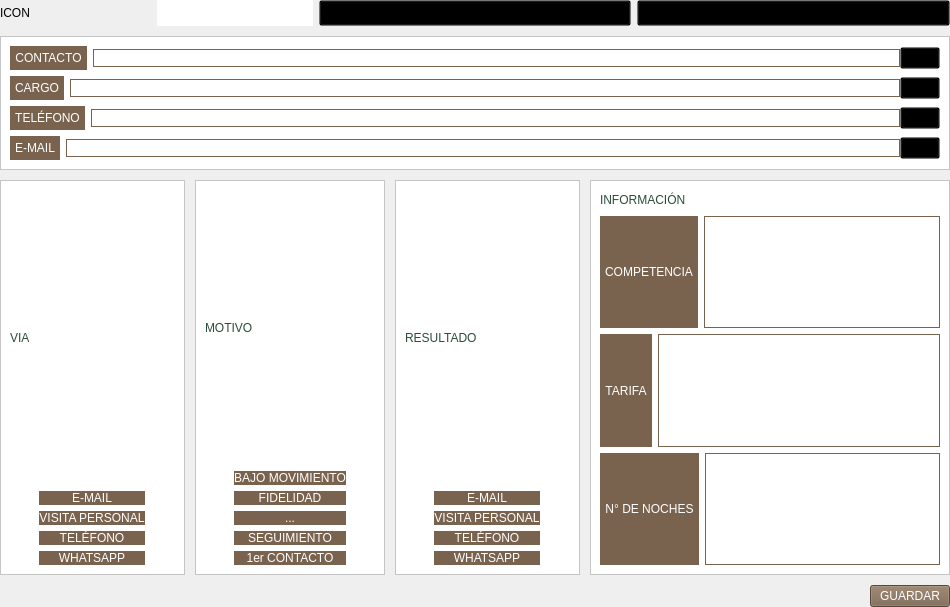
<?xml version="1.0" encoding="UTF-8"?>
<ui version="4.0">
 <class>page_2</class>
 <widget class="QWidget" name="page_2">
  <property name="geometry">
   <rect>
    <x>0</x>
    <y>0</y>
    <width>950</width>
    <height>607</height>
   </rect>
  </property>
  <property name="windowTitle">
   <string>Form</string>
  </property>
  <property name="styleSheet">
   <string notr="true"/>
  </property>
  <layout class="QVBoxLayout" name="verticalLayout_9">
   <property name="spacing">
    <number>10</number>
   </property>
   <property name="leftMargin">
    <number>0</number>
   </property>
   <property name="topMargin">
    <number>0</number>
   </property>
   <property name="rightMargin">
    <number>0</number>
   </property>
   <property name="bottomMargin">
    <number>0</number>
   </property>
   <item>
    <layout class="QHBoxLayout" name="horizontalLayout_2">
     <property name="spacing">
      <number>6</number>
     </property>
     <item>
      <layout class="QHBoxLayout" name="horizontalLayout">
       <property name="spacing">
        <number>0</number>
       </property>
       <item>
        <widget class="QLabel" name="icon_cliente">
         <property name="styleSheet">
          <string notr="true">background-color:transparent;
min-height:2.5em;
min-width:3em;</string>
         </property>
         <property name="text">
          <string>ICON</string>
         </property>
        </widget>
       </item>
       <item>
        <widget class="QLabel" name="label_3">
         <property name="styleSheet">
          <string notr="true">background-color:white;
min-height:2.5em;
max-height:2.5em;
padding:5px;
color: #294D39;</string>
         </property>
         <property name="text">
          <string/>
         </property>
        </widget>
       </item>
      </layout>
     </item>
     <item>
      <widget class="QPushButton" name="icon_search">
       <property name="styleSheet">
        <string notr="true">background-color:transparent;
max-width:3em;
padding:5px;
min-width:3em;
min-height:2em;
max-width:2em;</string>
       </property>
       <property name="text">
        <string/>
       </property>
      </widget>
     </item>
     <item>
      <widget class="QPushButton" name="icon_pluss">
       <property name="styleSheet">
        <string notr="true">background-color:transparent;
max-width:3em;
padding:5px;
min-width:3em;
min-height:2em;
max-width:2em;</string>
       </property>
       <property name="text">
        <string/>
       </property>
      </widget>
     </item>
    </layout>
   </item>
   <item>
    <widget class="QFrame" name="frame">
     <property name="styleSheet">
      <string notr="true">background-color:white;</string>
     </property>
     <property name="frameShape">
      <enum>QFrame::StyledPanel</enum>
     </property>
     <property name="frameShadow">
      <enum>QFrame::Raised</enum>
     </property>
     <layout class="QVBoxLayout" name="verticalLayout">
      <item>
       <layout class="QHBoxLayout" name="horizontalLayout_10">
        <item>
         <widget class="QLabel" name="label_2">
          <property name="styleSheet">
           <string notr="true">background-color:#79634E;
min-width:6em;
max-width:6em;
min-height:2em;
max-height:2em;
padding:5px;
color:white;</string>
          </property>
          <property name="text">
           <string>CONTACTO</string>
          </property>
          <property name="alignment">
           <set>Qt::AlignCenter</set>
          </property>
         </widget>
        </item>
        <item>
         <layout class="QHBoxLayout" name="horizontalLayout_3">
          <property name="spacing">
           <number>0</number>
          </property>
          <item>
           <widget class="QLineEdit" name="password">
            <property name="styleSheet">
             <string notr="true">min-height:2.5em;
max-height:2.5em;
min-width:60em;
border:1px  solid #79634E;
color: #294D39;</string>
            </property>
           </widget>
          </item>
          <item>
           <widget class="QPushButton" name="icon_pen_1">
            <property name="styleSheet">
             <string notr="true">background-color:transparent;
max-width:3em;</string>
            </property>
            <property name="text">
             <string/>
            </property>
           </widget>
          </item>
         </layout>
        </item>
       </layout>
      </item>
      <item>
       <layout class="QHBoxLayout" name="horizontalLayout_9">
        <item>
         <widget class="QLabel" name="label_4">
          <property name="styleSheet">
           <string notr="true">background-color:#79634E;
min-width:6em;
max-width:6em;
min-height:2em;
max-height:2em;
padding:5px;
color:white;</string>
          </property>
          <property name="text">
           <string>CARGO</string>
          </property>
          <property name="alignment">
           <set>Qt::AlignCenter</set>
          </property>
         </widget>
        </item>
        <item>
         <layout class="QHBoxLayout" name="horizontalLayout_4">
          <property name="spacing">
           <number>0</number>
          </property>
          <item>
           <widget class="QLineEdit" name="password_2">
            <property name="styleSheet">
             <string notr="true">min-height:2.5em;
max-height:2.5em;
min-width:60em;
border:1px  solid #79634E;
color: #294D39;</string>
            </property>
           </widget>
          </item>
          <item>
           <widget class="QPushButton" name="icon_pen_2">
            <property name="styleSheet">
             <string notr="true">background-color:transparent;
max-width:3em;</string>
            </property>
            <property name="text">
             <string/>
            </property>
           </widget>
          </item>
         </layout>
        </item>
       </layout>
      </item>
      <item>
       <layout class="QHBoxLayout" name="horizontalLayout_8">
        <item>
         <widget class="QLabel" name="label_6">
          <property name="styleSheet">
           <string notr="true">background-color:#79634E;
min-width:6em;
max-width:6em;
min-height:2em;
max-height:2em;
padding:5px;
color:white;</string>
          </property>
          <property name="text">
           <string>TELÉFONO</string>
          </property>
          <property name="alignment">
           <set>Qt::AlignCenter</set>
          </property>
         </widget>
        </item>
        <item>
         <layout class="QHBoxLayout" name="horizontalLayout_5">
          <property name="spacing">
           <number>0</number>
          </property>
          <item>
           <widget class="QLineEdit" name="password_3">
            <property name="styleSheet">
             <string notr="true">min-height:2.5em;
max-height:2.5em;
min-width:60em;
border:1px  solid #79634E;
color: #294D39;</string>
            </property>
           </widget>
          </item>
          <item>
           <widget class="QPushButton" name="icon_pen_3">
            <property name="styleSheet">
             <string notr="true">background-color:transparent;
max-width:3em;</string>
            </property>
            <property name="text">
             <string/>
            </property>
           </widget>
          </item>
         </layout>
        </item>
       </layout>
      </item>
      <item>
       <layout class="QHBoxLayout" name="horizontalLayout_7">
        <item>
         <widget class="QLabel" name="label_7">
          <property name="styleSheet">
           <string notr="true">background-color:#79634E;
min-width:6em;
max-width:6em;
min-height:2em;
max-height:2em;
padding:5px;
color:white;</string>
          </property>
          <property name="text">
           <string>E-MAIL</string>
          </property>
          <property name="alignment">
           <set>Qt::AlignCenter</set>
          </property>
         </widget>
        </item>
        <item>
         <layout class="QHBoxLayout" name="horizontalLayout_6">
          <property name="spacing">
           <number>0</number>
          </property>
          <item>
           <widget class="QLineEdit" name="password_4">
            <property name="styleSheet">
             <string notr="true">min-height:2.5em;
max-height:2.5em;
min-width:60em;
border:1px  solid #79634E;
color: #294D39;</string>
            </property>
           </widget>
          </item>
          <item>
           <widget class="QPushButton" name="icon_pen_4">
            <property name="styleSheet">
             <string notr="true">background-color:transparent;
max-width:3em;</string>
            </property>
            <property name="text">
             <string/>
            </property>
           </widget>
          </item>
         </layout>
        </item>
       </layout>
      </item>
     </layout>
    </widget>
   </item>
   <item>
    <layout class="QHBoxLayout" name="horizontalLayout_22">
     <property name="spacing">
      <number>10</number>
     </property>
     <item>
      <widget class="QFrame" name="frame_2">
       <property name="styleSheet">
        <string notr="true">background-color:white;</string>
       </property>
       <property name="frameShape">
        <enum>QFrame::StyledPanel</enum>
       </property>
       <property name="frameShadow">
        <enum>QFrame::Raised</enum>
       </property>
       <layout class="QVBoxLayout" name="verticalLayout_4">
        <item>
         <layout class="QHBoxLayout" name="horizontalLayout_11">
          <item>
           <widget class="QLabel" name="label_5">
            <property name="styleSheet">
             <string notr="true">font: 12pt &quot;MS Shell Dlg 2&quot;;
color: #294D39;</string>
            </property>
            <property name="text">
             <string>VIA</string>
            </property>
           </widget>
          </item>
          <item>
           <spacer name="horizontalSpacer_3">
            <property name="orientation">
             <enum>Qt::Horizontal</enum>
            </property>
            <property name="sizeHint" stdset="0">
             <size>
              <width>40</width>
              <height>20</height>
             </size>
            </property>
           </spacer>
          </item>
         </layout>
        </item>
        <item>
         <layout class="QHBoxLayout" name="horizontalLayout_12">
          <item>
           <spacer name="horizontalSpacer">
            <property name="orientation">
             <enum>Qt::Horizontal</enum>
            </property>
            <property name="sizeHint" stdset="0">
             <size>
              <width>40</width>
              <height>20</height>
             </size>
            </property>
           </spacer>
          </item>
          <item>
           <layout class="QVBoxLayout" name="verticalLayout_2">
            <item>
             <widget class="QPushButton" name="pushButton">
              <property name="styleSheet">
               <string notr="true">border-style:outset;
font: 12pt &quot;MS Shell Dlg 2&quot;;
color:white;
background-color:#79634E;
min-width:8em;
max-width:8em;
min-height:2.5em;
max-height:2.5em;</string>
              </property>
              <property name="text">
               <string>E-MAIL</string>
              </property>
             </widget>
            </item>
            <item>
             <widget class="QPushButton" name="pushButton_2">
              <property name="styleSheet">
               <string notr="true">border-style:outset;
font: 12pt &quot;MS Shell Dlg 2&quot;;
color:white;
background-color:#79634E;
min-width:8em;
max-width:8em;
min-height:2.5em;
max-height:2.5em;</string>
              </property>
              <property name="text">
               <string>VISITA PERSONAL</string>
              </property>
             </widget>
            </item>
            <item>
             <widget class="QPushButton" name="pushButton_3">
              <property name="styleSheet">
               <string notr="true">border-style:outset;
font: 12pt &quot;MS Shell Dlg 2&quot;;
color:white;
background-color:#79634E;
min-width:8em;
max-width:8em;
min-height:2.5em;
max-height:2.5em;</string>
              </property>
              <property name="text">
               <string>TELÉFONO</string>
              </property>
             </widget>
            </item>
            <item>
             <widget class="QPushButton" name="pushButton_4">
              <property name="styleSheet">
               <string notr="true">border-style:outset;
font: 12pt &quot;MS Shell Dlg 2&quot;;
color:white;
background-color:#79634E;
min-width:8em;
max-width:8em;
min-height:2.5em;
max-height:2.5em;</string>
              </property>
              <property name="text">
               <string>WHATSAPP</string>
              </property>
             </widget>
            </item>
           </layout>
          </item>
          <item>
           <spacer name="horizontalSpacer_2">
            <property name="orientation">
             <enum>Qt::Horizontal</enum>
            </property>
            <property name="sizeHint" stdset="0">
             <size>
              <width>40</width>
              <height>20</height>
             </size>
            </property>
           </spacer>
          </item>
         </layout>
        </item>
       </layout>
      </widget>
     </item>
     <item>
      <widget class="QFrame" name="frame_3">
       <property name="styleSheet">
        <string notr="true">background-color:white;</string>
       </property>
       <property name="frameShape">
        <enum>QFrame::StyledPanel</enum>
       </property>
       <property name="frameShadow">
        <enum>QFrame::Raised</enum>
       </property>
       <layout class="QVBoxLayout" name="verticalLayout_5">
        <item>
         <layout class="QHBoxLayout" name="horizontalLayout_13">
          <item>
           <widget class="QLabel" name="label_8">
            <property name="styleSheet">
             <string notr="true">font: 12pt &quot;MS Shell Dlg 2&quot;;
color: #294D39;</string>
            </property>
            <property name="text">
             <string>MOTIVO</string>
            </property>
           </widget>
          </item>
          <item>
           <spacer name="horizontalSpacer_4">
            <property name="orientation">
             <enum>Qt::Horizontal</enum>
            </property>
            <property name="sizeHint" stdset="0">
             <size>
              <width>40</width>
              <height>20</height>
             </size>
            </property>
           </spacer>
          </item>
         </layout>
        </item>
        <item>
         <layout class="QHBoxLayout" name="horizontalLayout_14">
          <item>
           <spacer name="horizontalSpacer_5">
            <property name="orientation">
             <enum>Qt::Horizontal</enum>
            </property>
            <property name="sizeHint" stdset="0">
             <size>
              <width>40</width>
              <height>20</height>
             </size>
            </property>
           </spacer>
          </item>
          <item>
           <layout class="QVBoxLayout" name="verticalLayout_3">
            <item>
             <widget class="QPushButton" name="pushButton_5">
              <property name="styleSheet">
               <string notr="true">border-style:outset;
font: 12pt &quot;MS Shell Dlg 2&quot;;
color:white;
background-color:#79634E;
min-width:8em;
max-width:8em;
min-height:2em;
max-height:2em;</string>
              </property>
              <property name="text">
               <string>BAJO MOVIMIENTO</string>
              </property>
             </widget>
            </item>
            <item>
             <widget class="QPushButton" name="pushButton_9">
              <property name="styleSheet">
               <string notr="true">border-style:outset;
font: 12pt &quot;MS Shell Dlg 2&quot;;
color:white;
background-color:#79634E;
min-width:8em;
max-width:8em;
min-height:2em;
max-height:2em;</string>
              </property>
              <property name="text">
               <string>FIDELIDAD</string>
              </property>
             </widget>
            </item>
            <item>
             <widget class="QPushButton" name="pushButton_6">
              <property name="styleSheet">
               <string notr="true">border-style:outset;
font: 12pt &quot;MS Shell Dlg 2&quot;;
color:white;
background-color:#79634E;
min-width:8em;
max-width:8em;
min-height:2em;
max-height:2em;</string>
              </property>
              <property name="text">
               <string>...</string>
              </property>
             </widget>
            </item>
            <item>
             <widget class="QPushButton" name="pushButton_7">
              <property name="styleSheet">
               <string notr="true">border-style:outset;
font: 12pt &quot;MS Shell Dlg 2&quot;;
color:white;
background-color:#79634E;
min-width:8em;
max-width:8em;
min-height:2em;
max-height:2em;</string>
              </property>
              <property name="text">
               <string>SEGUIMIENTO</string>
              </property>
             </widget>
            </item>
            <item>
             <widget class="QPushButton" name="pushButton_8">
              <property name="styleSheet">
               <string notr="true">border-style:outset;
font: 12pt &quot;MS Shell Dlg 2&quot;;
color:white;
background-color:#79634E;
min-width:8em;
max-width:8em;
min-height:2em;
max-height:2em;</string>
              </property>
              <property name="text">
               <string>1er CONTACTO</string>
              </property>
             </widget>
            </item>
           </layout>
          </item>
          <item>
           <spacer name="horizontalSpacer_6">
            <property name="orientation">
             <enum>Qt::Horizontal</enum>
            </property>
            <property name="sizeHint" stdset="0">
             <size>
              <width>40</width>
              <height>20</height>
             </size>
            </property>
           </spacer>
          </item>
         </layout>
        </item>
       </layout>
      </widget>
     </item>
     <item>
      <widget class="QFrame" name="frame_4">
       <property name="styleSheet">
        <string notr="true">background-color:white;</string>
       </property>
       <property name="frameShape">
        <enum>QFrame::StyledPanel</enum>
       </property>
       <property name="frameShadow">
        <enum>QFrame::Raised</enum>
       </property>
       <layout class="QVBoxLayout" name="verticalLayout_6">
        <item>
         <layout class="QHBoxLayout" name="horizontalLayout_15">
          <item>
           <widget class="QLabel" name="label_9">
            <property name="styleSheet">
             <string notr="true">font: 12pt &quot;MS Shell Dlg 2&quot;;
color: #294D39;</string>
            </property>
            <property name="text">
             <string>RESULTADO</string>
            </property>
           </widget>
          </item>
          <item>
           <spacer name="horizontalSpacer_7">
            <property name="orientation">
             <enum>Qt::Horizontal</enum>
            </property>
            <property name="sizeHint" stdset="0">
             <size>
              <width>40</width>
              <height>20</height>
             </size>
            </property>
           </spacer>
          </item>
         </layout>
        </item>
        <item>
         <layout class="QHBoxLayout" name="horizontalLayout_16">
          <item>
           <spacer name="horizontalSpacer_8">
            <property name="orientation">
             <enum>Qt::Horizontal</enum>
            </property>
            <property name="sizeHint" stdset="0">
             <size>
              <width>40</width>
              <height>20</height>
             </size>
            </property>
           </spacer>
          </item>
          <item>
           <layout class="QVBoxLayout" name="verticalLayout_7">
            <item>
             <widget class="QPushButton" name="pushButton_10">
              <property name="styleSheet">
               <string notr="true">border-style:outset;
font: 12pt &quot;MS Shell Dlg 2&quot;;
color:white;
background-color:#79634E;
min-width:8em;
max-width:8em;
min-height:2.5em;
max-height:2.5em;</string>
              </property>
              <property name="text">
               <string>E-MAIL</string>
              </property>
             </widget>
            </item>
            <item>
             <widget class="QPushButton" name="pushButton_11">
              <property name="styleSheet">
               <string notr="true">border-style:outset;
font: 12pt &quot;MS Shell Dlg 2&quot;;
color:white;
background-color:#79634E;
min-width:8em;
max-width:8em;
min-height:2.5em;
max-height:2.5em;</string>
              </property>
              <property name="text">
               <string>VISITA PERSONAL</string>
              </property>
             </widget>
            </item>
            <item>
             <widget class="QPushButton" name="pushButton_12">
              <property name="styleSheet">
               <string notr="true">border-style:outset;
font: 12pt &quot;MS Shell Dlg 2&quot;;
color:white;
background-color:#79634E;
min-width:8em;
max-width:8em;
min-height:2.5em;
max-height:2.5em;</string>
              </property>
              <property name="text">
               <string>TELÉFONO</string>
              </property>
             </widget>
            </item>
            <item>
             <widget class="QPushButton" name="pushButton_13">
              <property name="styleSheet">
               <string notr="true">border-style:outset;
font: 12pt &quot;MS Shell Dlg 2&quot;;
color:white;
background-color:#79634E;
min-width:8em;
max-width:8em;
min-height:2.5em;
max-height:2.5em;</string>
              </property>
              <property name="text">
               <string>WHATSAPP</string>
              </property>
             </widget>
            </item>
           </layout>
          </item>
          <item>
           <spacer name="horizontalSpacer_9">
            <property name="orientation">
             <enum>Qt::Horizontal</enum>
            </property>
            <property name="sizeHint" stdset="0">
             <size>
              <width>40</width>
              <height>20</height>
             </size>
            </property>
           </spacer>
          </item>
         </layout>
        </item>
       </layout>
      </widget>
     </item>
     <item>
      <widget class="QFrame" name="frame_5">
       <property name="styleSheet">
        <string notr="true">background-color:white;</string>
       </property>
       <property name="frameShape">
        <enum>QFrame::StyledPanel</enum>
       </property>
       <property name="frameShadow">
        <enum>QFrame::Raised</enum>
       </property>
       <layout class="QVBoxLayout" name="verticalLayout_8">
        <item>
         <layout class="QHBoxLayout" name="horizontalLayout_17">
          <item>
           <widget class="QLabel" name="label_10">
            <property name="styleSheet">
             <string notr="true">font: 12pt &quot;MS Shell Dlg 2&quot;;
color: #294D39;</string>
            </property>
            <property name="text">
             <string>INFORMACIÓN</string>
            </property>
           </widget>
          </item>
          <item>
           <spacer name="horizontalSpacer_10">
            <property name="orientation">
             <enum>Qt::Horizontal</enum>
            </property>
            <property name="sizeHint" stdset="0">
             <size>
              <width>40</width>
              <height>20</height>
             </size>
            </property>
           </spacer>
          </item>
         </layout>
        </item>
        <item>
         <layout class="QHBoxLayout" name="horizontalLayout_19">
          <item>
           <widget class="QLabel" name="label_11">
            <property name="styleSheet">
             <string notr="true">background-color:#79634E;
min-width:6em;
max-width:6em;
min-height:2em;
max-height:2em;
padding:5px;
color:white;</string>
            </property>
            <property name="text">
             <string>COMPETENCIA</string>
            </property>
            <property name="alignment">
             <set>Qt::AlignCenter</set>
            </property>
           </widget>
          </item>
          <item>
           <widget class="QTextEdit" name="textEdit">
            <property name="styleSheet">
             <string notr="true">border: 1px solid #79634E;
color: #294D39;</string>
            </property>
           </widget>
          </item>
         </layout>
        </item>
        <item>
         <layout class="QHBoxLayout" name="horizontalLayout_20">
          <item>
           <widget class="QLabel" name="label_12">
            <property name="styleSheet">
             <string notr="true">background-color:#79634E;
min-width:6em;
max-width:6em;
min-height:2em;
max-height:2em;
padding:5px;
color:white;</string>
            </property>
            <property name="text">
             <string>TARIFA</string>
            </property>
            <property name="alignment">
             <set>Qt::AlignCenter</set>
            </property>
           </widget>
          </item>
          <item>
           <widget class="QTextEdit" name="textEdit_2">
            <property name="styleSheet">
             <string notr="true">border: 1px solid #79634E;
color: #294D39;</string>
            </property>
           </widget>
          </item>
         </layout>
        </item>
        <item>
         <layout class="QHBoxLayout" name="horizontalLayout_21">
          <item>
           <widget class="QLabel" name="label_13">
            <property name="styleSheet">
             <string notr="true">background-color:#79634E;
min-width:6em;
max-width:6em;
min-height:2em;
max-height:2em;
padding:5px;
color:white;</string>
            </property>
            <property name="text">
             <string>N° DE NOCHES</string>
            </property>
            <property name="alignment">
             <set>Qt::AlignCenter</set>
            </property>
           </widget>
          </item>
          <item>
           <widget class="QTextEdit" name="textEdit_3">
            <property name="styleSheet">
             <string notr="true">border: 1px solid #79634E;
color: #294D39;</string>
            </property>
           </widget>
          </item>
         </layout>
        </item>
       </layout>
      </widget>
     </item>
    </layout>
   </item>
   <item>
    <layout class="QHBoxLayout" name="horizontalLayout_23">
     <item>
      <spacer name="horizontalSpacer_12">
       <property name="orientation">
        <enum>Qt::Horizontal</enum>
       </property>
       <property name="sizeHint" stdset="0">
        <size>
         <width>40</width>
         <height>20</height>
        </size>
       </property>
      </spacer>
     </item>
     <item>
      <widget class="QPushButton" name="pushButton_14">
       <property name="styleSheet">
        <string notr="true">font: 12pt &quot;MS Shell Dlg 2&quot;;
color:white;
background-color:#79634E;
min-width:8.5em;
max-width:8.5em;
min-height:2.5em;
max-height:2.5em;</string>
       </property>
       <property name="text">
        <string>GUARDAR</string>
       </property>
      </widget>
     </item>
    </layout>
   </item>
  </layout>
 </widget>
 <resources/>
 <connections/>
</ui>
